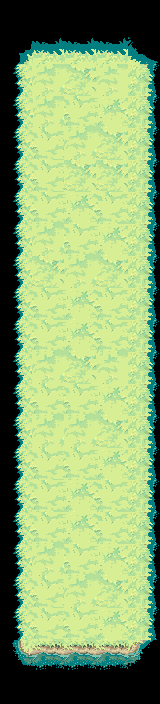

Rendered tile map (Tiled .tmx) drawn with the repository's tilesets; below, a short description and the map source with its tile grids summarised:
An orthogonal 5x22 tile map with 32x32 px tiles, 1 tile layer (Tile Layer 1).

<map version="1.0" orientation="orthogonal" width="5" height="22" tilewidth="32" tileheight="32">
 <tileset firstgid="1" name="tilesetgrassland2" tilewidth="32" tileheight="32">
  <image source="tilesetgrassland2.png" trans="000000" width="869" height="474" />
 </tileset>
 <layer name="Tile Layer 1" width="5" height="22">
  <data>[110 cells, 100 non-empty, 17 distinct tile ids]</data>
 </layer>
</map>
